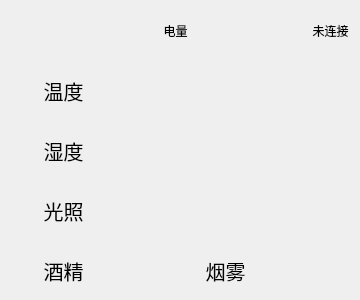
<?xml version="1.0" encoding="UTF-8"?>
<ui version="4.0">
 <class>spot</class>
 <widget class="QWidget" name="spot">
  <property name="geometry">
   <rect>
    <x>0</x>
    <y>0</y>
    <width>360</width>
    <height>300</height>
   </rect>
  </property>
  <property name="windowTitle">
   <string>Form</string>
  </property>
  <widget class="QWidget" name="connect" native="true">
   <property name="geometry">
    <rect>
     <x>0</x>
     <y>0</y>
     <width>360</width>
     <height>61</height>
    </rect>
   </property>
   <widget class="QLabel" name="spotname">
    <property name="geometry">
     <rect>
      <x>0</x>
      <y>0</y>
      <width>111</width>
      <height>61</height>
     </rect>
    </property>
    <property name="text">
     <string/>
    </property>
    <property name="alignment">
     <set>Qt::AlignCenter</set>
    </property>
   </widget>
   <widget class="QLabel" name="conection">
    <property name="geometry">
     <rect>
      <x>300</x>
      <y>0</y>
      <width>61</width>
      <height>61</height>
     </rect>
    </property>
    <property name="sizePolicy">
     <sizepolicy hsizetype="Preferred" vsizetype="Preferred">
      <horstretch>0</horstretch>
      <verstretch>0</verstretch>
     </sizepolicy>
    </property>
    <property name="text">
     <string>未连接</string>
    </property>
    <property name="alignment">
     <set>Qt::AlignCenter</set>
    </property>
   </widget>
   <widget class="QLabel" name="elect">
    <property name="geometry">
     <rect>
      <x>220</x>
      <y>0</y>
      <width>61</width>
      <height>61</height>
     </rect>
    </property>
    <property name="sizePolicy">
     <sizepolicy hsizetype="Preferred" vsizetype="Preferred">
      <horstretch>0</horstretch>
      <verstretch>0</verstretch>
     </sizepolicy>
    </property>
    <property name="text">
     <string/>
    </property>
    <property name="alignment">
     <set>Qt::AlignCenter</set>
    </property>
   </widget>
   <widget class="QLabel" name="spotname_2">
    <property name="geometry">
     <rect>
      <x>130</x>
      <y>0</y>
      <width>91</width>
      <height>61</height>
     </rect>
    </property>
    <property name="text">
     <string>电量</string>
    </property>
    <property name="alignment">
     <set>Qt::AlignCenter</set>
    </property>
   </widget>
  </widget>
  <widget class="QWidget" name="wendu" native="true">
   <property name="geometry">
    <rect>
     <x>0</x>
     <y>60</y>
     <width>360</width>
     <height>61</height>
    </rect>
   </property>
   <widget class="QLabel" name="label">
    <property name="geometry">
     <rect>
      <x>30</x>
      <y>0</y>
      <width>67</width>
      <height>61</height>
     </rect>
    </property>
    <property name="sizePolicy">
     <sizepolicy hsizetype="Preferred" vsizetype="Preferred">
      <horstretch>0</horstretch>
      <verstretch>0</verstretch>
     </sizepolicy>
    </property>
    <property name="font">
     <font>
      <pointsize>15</pointsize>
     </font>
    </property>
    <property name="text">
     <string>温度</string>
    </property>
    <property name="alignment">
     <set>Qt::AlignCenter</set>
    </property>
   </widget>
   <widget class="QLabel" name="temp">
    <property name="geometry">
     <rect>
      <x>230</x>
      <y>0</y>
      <width>91</width>
      <height>61</height>
     </rect>
    </property>
    <property name="sizePolicy">
     <sizepolicy hsizetype="Preferred" vsizetype="Preferred">
      <horstretch>0</horstretch>
      <verstretch>0</verstretch>
     </sizepolicy>
    </property>
    <property name="font">
     <font>
      <pointsize>15</pointsize>
     </font>
    </property>
    <property name="text">
     <string/>
    </property>
    <property name="alignment">
     <set>Qt::AlignCenter</set>
    </property>
   </widget>
  </widget>
  <widget class="QWidget" name="shidu" native="true">
   <property name="geometry">
    <rect>
     <x>0</x>
     <y>120</y>
     <width>360</width>
     <height>61</height>
    </rect>
   </property>
   <widget class="QLabel" name="label_2">
    <property name="geometry">
     <rect>
      <x>30</x>
      <y>0</y>
      <width>67</width>
      <height>61</height>
     </rect>
    </property>
    <property name="sizePolicy">
     <sizepolicy hsizetype="Preferred" vsizetype="Preferred">
      <horstretch>0</horstretch>
      <verstretch>0</verstretch>
     </sizepolicy>
    </property>
    <property name="font">
     <font>
      <pointsize>15</pointsize>
     </font>
    </property>
    <property name="text">
     <string>湿度</string>
    </property>
    <property name="alignment">
     <set>Qt::AlignCenter</set>
    </property>
   </widget>
   <widget class="QLabel" name="humi">
    <property name="geometry">
     <rect>
      <x>240</x>
      <y>0</y>
      <width>91</width>
      <height>61</height>
     </rect>
    </property>
    <property name="sizePolicy">
     <sizepolicy hsizetype="Preferred" vsizetype="Preferred">
      <horstretch>0</horstretch>
      <verstretch>0</verstretch>
     </sizepolicy>
    </property>
    <property name="text">
     <string/>
    </property>
    <property name="alignment">
     <set>Qt::AlignCenter</set>
    </property>
   </widget>
  </widget>
  <widget class="QWidget" name="guangzao" native="true">
   <property name="geometry">
    <rect>
     <x>0</x>
     <y>180</y>
     <width>360</width>
     <height>61</height>
    </rect>
   </property>
   <widget class="QLabel" name="label_3">
    <property name="geometry">
     <rect>
      <x>30</x>
      <y>0</y>
      <width>67</width>
      <height>61</height>
     </rect>
    </property>
    <property name="sizePolicy">
     <sizepolicy hsizetype="Preferred" vsizetype="Preferred">
      <horstretch>0</horstretch>
      <verstretch>0</verstretch>
     </sizepolicy>
    </property>
    <property name="font">
     <font>
      <pointsize>15</pointsize>
     </font>
    </property>
    <property name="text">
     <string>光照</string>
    </property>
    <property name="alignment">
     <set>Qt::AlignCenter</set>
    </property>
   </widget>
   <widget class="QLabel" name="light">
    <property name="geometry">
     <rect>
      <x>240</x>
      <y>0</y>
      <width>91</width>
      <height>61</height>
     </rect>
    </property>
    <property name="sizePolicy">
     <sizepolicy hsizetype="Preferred" vsizetype="Preferred">
      <horstretch>0</horstretch>
      <verstretch>0</verstretch>
     </sizepolicy>
    </property>
    <property name="text">
     <string/>
    </property>
    <property name="alignment">
     <set>Qt::AlignCenter</set>
    </property>
   </widget>
  </widget>
  <widget class="QWidget" name="jiujing" native="true">
   <property name="geometry">
    <rect>
     <x>0</x>
     <y>240</y>
     <width>360</width>
     <height>61</height>
    </rect>
   </property>
   <widget class="QLabel" name="label_4">
    <property name="geometry">
     <rect>
      <x>30</x>
      <y>0</y>
      <width>67</width>
      <height>61</height>
     </rect>
    </property>
    <property name="sizePolicy">
     <sizepolicy hsizetype="Preferred" vsizetype="Preferred">
      <horstretch>0</horstretch>
      <verstretch>0</verstretch>
     </sizepolicy>
    </property>
    <property name="font">
     <font>
      <pointsize>15</pointsize>
     </font>
    </property>
    <property name="text">
     <string>酒精</string>
    </property>
    <property name="alignment">
     <set>Qt::AlignCenter</set>
    </property>
   </widget>
   <widget class="QLabel" name="ath">
    <property name="geometry">
     <rect>
      <x>180</x>
      <y>0</y>
      <width>91</width>
      <height>61</height>
     </rect>
    </property>
    <property name="sizePolicy">
     <sizepolicy hsizetype="Preferred" vsizetype="Preferred">
      <horstretch>0</horstretch>
      <verstretch>0</verstretch>
     </sizepolicy>
    </property>
    <property name="font">
     <font>
      <pointsize>15</pointsize>
     </font>
    </property>
    <property name="text">
     <string>烟雾</string>
    </property>
    <property name="alignment">
     <set>Qt::AlignCenter</set>
    </property>
   </widget>
  </widget>
 </widget>
 <resources/>
 <connections/>
</ui>
